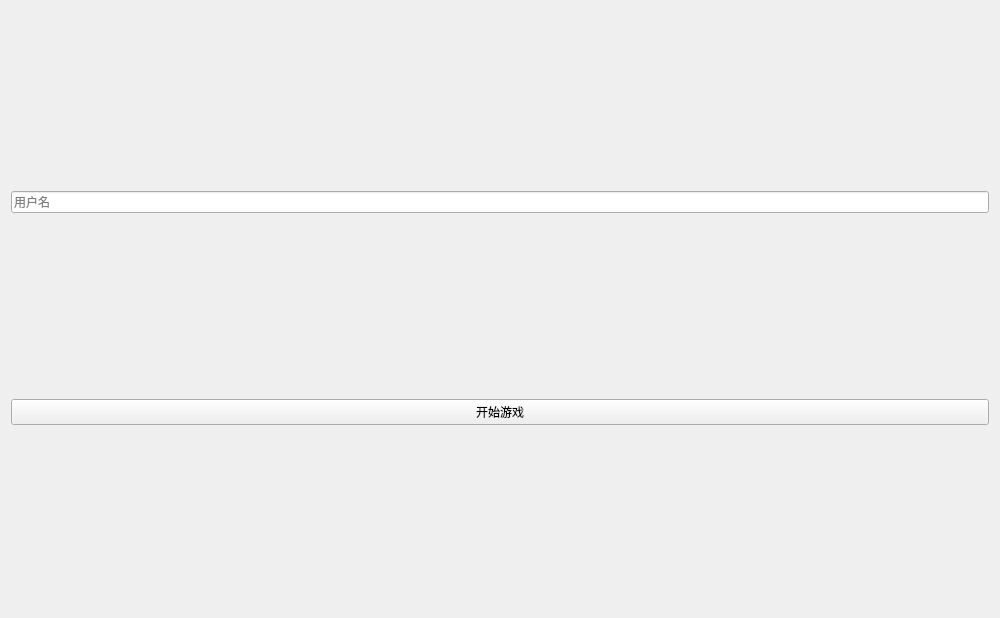
<?xml version="1.0" encoding="UTF-8"?>
<ui version="4.0">
 <class>Launcher</class>
 <widget class="QWidget" name="Launcher">
  <property name="geometry">
   <rect>
    <x>0</x>
    <y>0</y>
    <width>1000</width>
    <height>618</height>
   </rect>
  </property>
  <property name="windowTitle">
   <string>Launcher</string>
  </property>
  <layout class="QGridLayout" name="gridLayout">
   <item row="0" column="0">
    <widget class="QLineEdit" name="le_username">
     <property name="placeholderText">
      <string>用户名</string>
     </property>
    </widget>
   </item>
   <item row="1" column="0">
    <widget class="QPushButton" name="pb_startgame">
     <property name="text">
      <string>开始游戏</string>
     </property>
    </widget>
   </item>
  </layout>
 </widget>
 <resources/>
 <connections/>
</ui>
